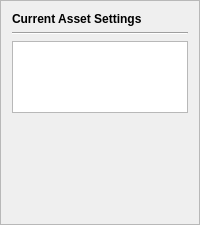
        <widget class="QFrame" name="frame_3">
         <property name="sizePolicy">
          <sizepolicy hsizetype="Preferred" vsizetype="Fixed">
           <horstretch>0</horstretch>
           <verstretch>0</verstretch>
          </sizepolicy>
         </property>
         <property name="minimumSize">
          <size>
           <width>0</width>
           <height>150</height>
          </size>
         </property>
         <property name="frameShape">
          <enum>QFrame::StyledPanel</enum>
         </property>
         <property name="frameShadow">
          <enum>QFrame::Raised</enum>
         </property>
         <layout class="QVBoxLayout" name="verticalLayout_8">
          <item>
           <layout class="QVBoxLayout" name="verticalLayout_9">
            <item>
             <widget class="QLabel" name="currentDataLabel">
              <property name="font">
               <font>
                <weight>75</weight>
                <bold>true</bold>
               </font>
              </property>
              <property name="lineWidth">
               <number>1</number>
              </property>
              <property name="text">
               <string>Current Asset Settings</string>
              </property>
             </widget>
            </item>
            <item>
             <widget class="Line" name="line">
              <property name="orientation">
               <enum>Qt::Horizontal</enum>
              </property>
             </widget>
            </item>
            <item>
             <widget class="QTextBrowser" name="currentAssetData">
              <property name="lineWidth">
               <number>0</number>
              </property>
              <property name="verticalScrollBarPolicy">
               <enum>Qt::ScrollBarAsNeeded</enum>
              </property>
              <property name="horizontalScrollBarPolicy">
               <enum>Qt::ScrollBarAsNeeded</enum>
              </property>
              <property name="sizeAdjustPolicy">
               <enum>QAbstractScrollArea::AdjustToContents</enum>
              </property>
             </widget>
            </item>
            <item>
             <spacer name="verticalSpacer_3">
              <property name="orientation">
               <enum>Qt::Vertical</enum>
              </property>
              <property name="sizeHint" stdset="0">
               <size>
                <width>20</width>
                <height>100</height>
               </size>
              </property>
             </spacer>
            </item>
           </layout>
          </item>
         </layout>
        </widget>
